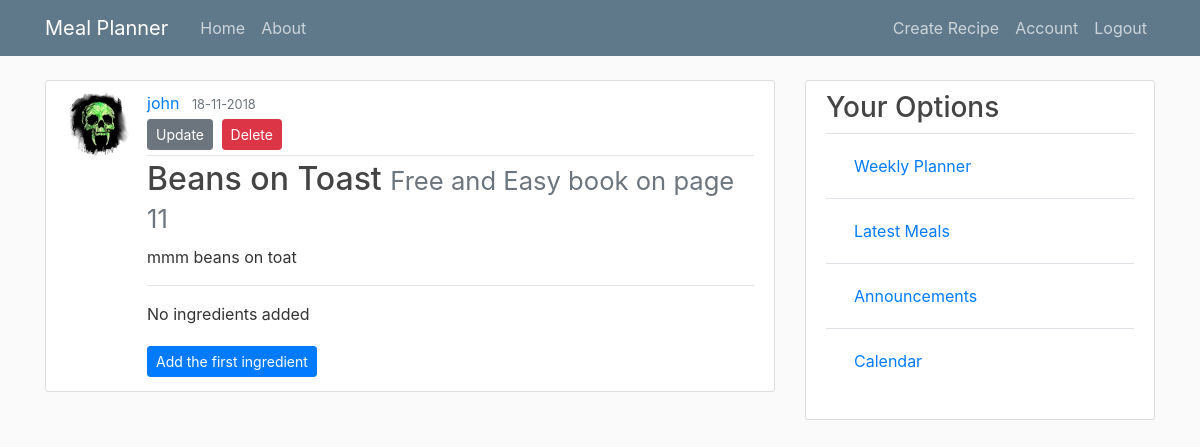
The page /recipe/4 (signed in) on the database as committed earlier.
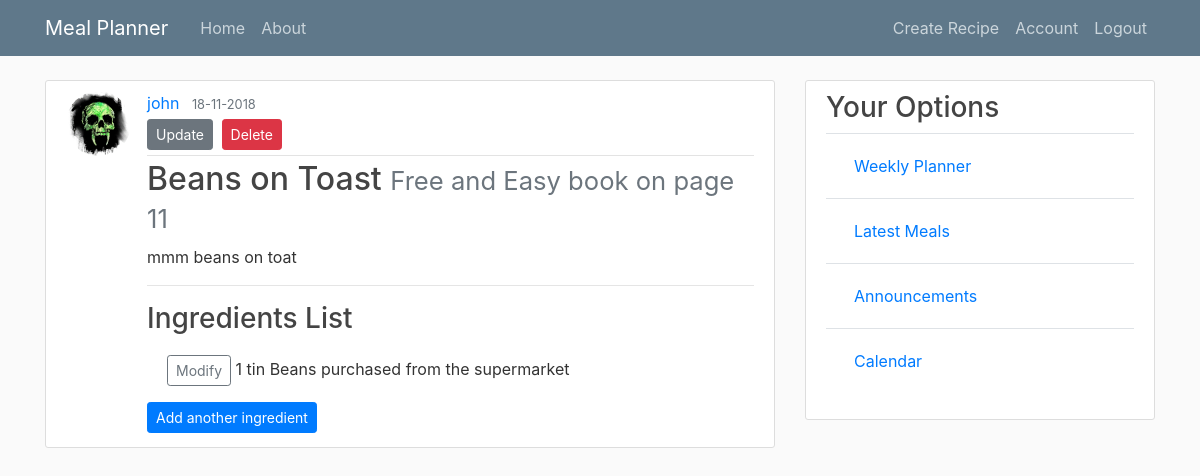
The same page on the database as committed later.
### mymeal/models.py (models this page shows, shortened)
class User(db.Model, UserMixin):
    id = db.Column(db.Integer, primary_key=True)
    username = db.Column(db.String(20), unique=True, nullable=False)
    email = db.Column(db.String(120), unique=True, nullable=False)
    image_file = db.Column(db.String(20), nullable=False, default='default.jpg')
    password = db.Column(db.String(60), nullable=False)
    recipes = db.relationship('Recipe', backref='author', lazy=True)

class Recipe(db.Model):
    id = db.Column(db.Integer, primary_key=True)
    title = db.Column(db.String(100), nullable=False)
    date_posted = db.Column(db.DateTime, nullable=False, default=datetime.utcnow)
    description = db.Column(db.Text, nullable=False)
    serves = db.Column(db.Integer, nullable=False, default='01')
    recipe_type = db.Column(db.String(15), nullable=False)
    ingredients = db.relationship('Ingredient', backref='meal', lazy=True)
    user_id = db.Column(db.Integer, db.ForeignKey('user.id'), nullable=False)
    recipe_book = db.Column(db.String(100))
    recipe_book_page = db.Column(db.Integer, default='01')

class Ingredient(db.Model):
    id = db.Column(db.Integer, primary_key=True)
    name = db.Column(db.String(20), nullable=False)
    quantity = db.Column(db.String(20), nullable=False, default='01')
    purchased_at = db.Column(db.String(15), nullable=False)
    recipe_id = db.Column(db.Integer, db.ForeignKey('recipe.id'), nullable=False)

### mymeal/recipes/routes.py (the view)
@recipes.route('/recipe/<int:recipe_id>')
@login_required
def recipe(recipe_id):
    recipe = Recipe.query.get_or_404(recipe_id)
    ingredients = Ingredient.query.filter_by(recipe_id=recipe_id)
    ingredient_count = Ingredient.query.filter_by(recipe_id=recipe_id).count()
    if ingredient_count == 0:
        ingredient_button_text = 'Add the first ingredient'
    else:
        ingredient_button_text = 'Add another ingredient'
    return render_template('recipe.html', title=recipe.title, recipe=recipe, ingredients=ingredients,
                           count=ingredient_count, ingredient_button_text=ingredient_button_text)

### mymeal/models.py (called while the page is built)
@login_manager.user_loader
def load_user(user_id):
    return User.query.get(int(user_id))

### mymeal/templates/recipe.html (shortened to what this page needs)
{% extends "layout.html" %}
{% block content %}
    <article class="media content-section">
        <img class="rounded-circle article-img"src="{{ url_for('static', filename='profile_pics/' + recipe.author.image_file) }}">
      <div class="media-body">
        <div class="article-metadata">
          <a class="mr-2" href="{{ url_for('users.user_recipes', username=recipe.author.username) }}">{{ recipe.author.username }}</a>
          <small class="text-muted">{{ recipe.date_posted.strftime('%d-%m-%Y') }}</small>
            {% if recipe.author == current_user %}
            <div>
                <a class="btn btn-secondary btn-sm mt-1 mb-1" href="{{ url_for('recipes.update_recipe', recipe_id=recipe.id) }}">Update</a>
                <button type="button" class="btn btn-danger btn-sm m-1" data-toggle="modal" data-target="#deleteModal">Delete</button>
            </div>
            {% endif %}
        </div>
        <div class="container">
              <div class="row">
                  <h2>{{ recipe.title }}
                      <small class="text-muted">
                        {{ recipe.recipe_book }} book on page {{ recipe.recipe_book_page }}
                      </small>
                  </h2>
              </div>
        </div>
        <p class="article-content">{{ recipe.description }}</p>
        <hr/>
          {% if count > 0 %}
            <h3 class="article-title">Ingredients List</h3>
              {% for ingredient in ingredients %}
                        <ul class="list-group">
                            <li class="list-group-item border-0">
                                <a class="btn btn-outline-secondary btn-sm" href="{{ url_for('ingredients.update_ingredient', ingredient_id=ingredient.id) }}">Modify</a>
                                {{ ingredient.quantity }} {{ ingredient.name }} purchased from the {{ ingredient.purchased_at }}
                            </li>
                        </ul>
              {% endfor %}
          {% else %}
          <p>No ingredients added</p>
          {% endif %}
          <a class="btn btn-primary btn-sm mt-1 mb-1" href="{{ url_for('ingredients.new_ingredient', recipe_id=recipe.id) }}">{{ ingredient_button_text }}</a>
      </div>
    </article>
{% endblock content %}

### mymeal/templates/layout.html (shortened to what this page needs)
<!DOCTYPE html>
<html>
<head>
    <link rel="stylesheet" href="https://stackpath.bootstrapcdn.com/bootstrap/4.1.3/css/bootstrap.min.css">
    <link rel="stylesheet" type="text/css" href="{{ url_for('static', filename='main.css') }}">
</head>
<body>
    <header class="site-header">
      <nav class="navbar navbar-expand-md navbar-dark bg-steel fixed-top">
        <div class="container">
          <a class="navbar-brand mr-4" href="/">Meal Planner</a>
          <div class="collapse navbar-collapse" id="navbarToggle">
            <div class="navbar-nav mr-auto">
              <a class="nav-item nav-link" href="{{ url_for('main.home') }}">Home</a>
              <a class="nav-item nav-link" href="{{ url_for('main.about') }}">About</a>
            </div>
            <div class="navbar-nav">
                {% if current_user.is_authenticated %}
                    <a class="nav-item nav-link" href="{{ url_for('recipes.new_recipe') }}">Create Recipe</a>
                    <a class="nav-item nav-link" href="{{ url_for('users.account') }}">Account</a>
                    <a class="nav-item nav-link" href="{{ url_for('users.logout') }}">Logout</a>
                {% else %}
                  <a class="nav-item nav-link" href="{{ url_for('users.login') }}">Login</a>
                  <a class="nav-item nav-link" href="{{ url_for('users.register') }}">Register</a>
                {% endif %}
            </div>
          </div>
        </div>
      </nav>
    </header>
    <main role="main" class="container">
      <div class="row">
        <div class="col-md-8">
            {% block content %}{% endblock %}
        </div>
        <div class="col-md-4">
            <div class="content-section">
            <h3>Your Options</h3>
                <table class="table table-hover">
                  <tbody>
                    <tr>
                      <td>
                          <a class="nav-item nav-link" href="{{ url_for('weekly.view_this_week') }}">Weekly Planner</a>
                      </td>
                    </tr>
                    <tr>
                      <td>
                          <a class="nav-item nav-link" href="{{ url_for('weekly.view_this_week') }}">Latest Meals</a>
                      </td>
                    </tr>
                    <tr>
                      <td>
                          <a class="nav-item nav-link" href="{{ url_for('weekly.view_this_week') }}">Announcements</a>
                      </td>
                    </tr>
                    <tr>
                      <td>
                          <a class="nav-item nav-link" href="{{ url_for('weekly.view_this_week') }}">Calendar</a>
                      </td>
                    </tr>
                  </tbody>
                </table>
          </div>
        </div>
      </div>
    </main>
</body>
</html>

### mymeal/static/main.css (style rules this page uses)
body { background: #fafafa; color: #333333; margin-top: 5rem; }
h1, h2, h3, h4, h5, h6 { color: #444444; }
.bg-steel { background-color: #5f788a; }
.site-header .navbar-nav .nav-link { color: #cbd5db; }
.content-section { background: #ffffff; padding: 10px 20px; border: 1px solid #dddddd; border-radius: 3px; margin-bottom: 20px; }
.article-title { color: #444444; }
.article-content { white-space: pre-line; }
.article-img { height: 65px; width: 65px; margin-right: 16px; }
.article-metadata { padding-bottom: 1px; margin-bottom: 4px; border-bottom: 1px solid #e3e3e3 }

Rows that differ between the two databases and show on the page:
added Ingredient: quantity "1 tin", name "Beans", purchased_at "supermarket"
Other text that changed with them:
{{ ingredient_button_text }}: "Add the first ingredient" → "Add another ingredient"
text no longer shown: "No ingredients added"
text now shown: "Ingredients List"
